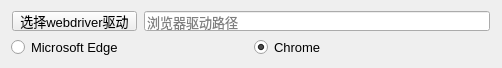
   <widget class="QWidget" name="layoutWidget_6">
    <property name="geometry">
     <rect>
      <x>10</x>
      <y>100</y>
      <width>484</width>
      <height>61</height>
     </rect>
    </property>
    <layout class="QVBoxLayout" name="verticalLayout_2">
     <item>
      <layout class="QHBoxLayout" name="horizontalLayout_5">
       <item>
        <widget class="QPushButton" name="btn_qd">
         <property name="minimumSize">
          <size>
           <width>125</width>
           <height>20</height>
          </size>
         </property>
         <property name="maximumSize">
          <size>
           <width>125</width>
           <height>20</height>
          </size>
         </property>
         <property name="font">
          <font>
           <pointsize>10</pointsize>
           <bold>false</bold>
           <underline>false</underline>
           <stylestrategy>PreferDefault</stylestrategy>
          </font>
         </property>
         <property name="text">
          <string>选择webdriver驱动</string>
         </property>
        </widget>
       </item>
       <item>
        <widget class="QLineEdit" name="le_driverPath">
         <property name="minimumSize">
          <size>
           <width>346</width>
           <height>20</height>
          </size>
         </property>
         <property name="maximumSize">
          <size>
           <width>346</width>
           <height>20</height>
          </size>
         </property>
         <property name="font">
          <font>
           <pointsize>10</pointsize>
           <bold>false</bold>
           <underline>false</underline>
           <stylestrategy>PreferDefault</stylestrategy>
          </font>
         </property>
         <property name="readOnly">
          <bool>true</bool>
         </property>
         <property name="placeholderText">
          <string>浏览器驱动路径</string>
         </property>
        </widget>
       </item>
      </layout>
     </item>
     <item>
      <layout class="QHBoxLayout" name="horizontalLayout_6">
       <item>
        <widget class="QRadioButton" name="radio_edge">
         <property name="minimumSize">
          <size>
           <width>237</width>
           <height>20</height>
          </size>
         </property>
         <property name="maximumSize">
          <size>
           <width>237</width>
           <height>20</height>
          </size>
         </property>
         <property name="font">
          <font>
           <pointsize>10</pointsize>
           <bold>false</bold>
           <underline>false</underline>
           <stylestrategy>PreferDefault</stylestrategy>
          </font>
         </property>
         <property name="text">
          <string>Microsoft Edge</string>
         </property>
        </widget>
       </item>
       <item>
        <widget class="QRadioButton" name="radio_chrome">
         <property name="minimumSize">
          <size>
           <width>237</width>
           <height>20</height>
          </size>
         </property>
         <property name="maximumSize">
          <size>
           <width>237</width>
           <height>20</height>
          </size>
         </property>
         <property name="font">
          <font>
           <pointsize>10</pointsize>
           <bold>false</bold>
           <underline>false</underline>
           <stylestrategy>PreferDefault</stylestrategy>
          </font>
         </property>
         <property name="text">
          <string>Chrome</string>
         </property>
         <property name="checked">
          <bool>true</bool>
         </property>
        </widget>
       </item>
      </layout>
     </item>
    </layout>
   </widget>
